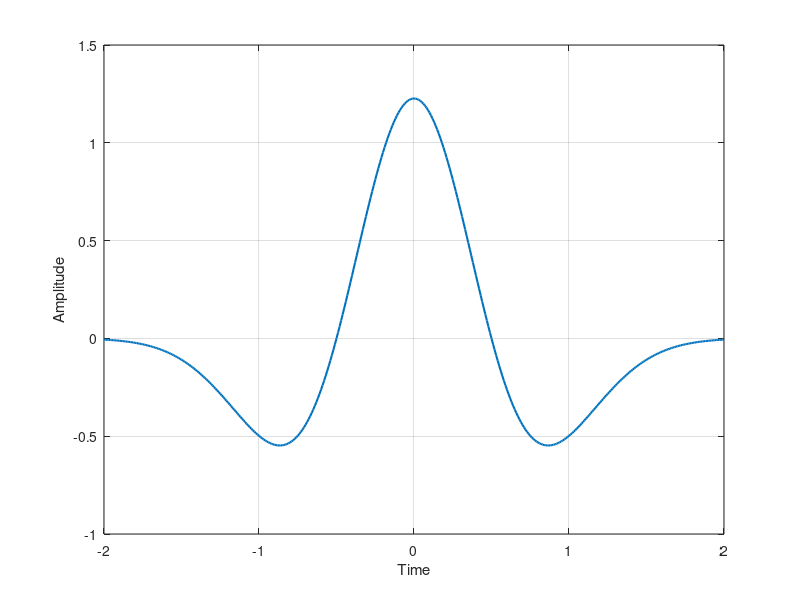

The MATLAB source for this figure:
%% *Digital Filters*
%% Clear the workspace
close all;
clear;
clc;
%% Why do we need filters?
% STFT is a powerful tool for analyzing non-stationary signals. However, it
% is not always the best tool for the job. STFT has two main drawbacks:
% # The choice of the window length is not obvious. If the window is too
% short, the resolution in the frequency domain is poor(It won't detect any
% special pattern). If the window is too long, the resolution in the time
% domain is poor(It won't distinguish between different events in time).
% # The STFT has the term complex exponential in it. This terms is a priodic
% function and time unlimited. However, in real life signals, we are interested
% in the signal only for a finite time interval. This property of STFT causes
% the spectrum of time limited signals to be unbounded in a wide range of
% frequencies.
%
% This two drawbacks leads to the need of a new tool for analyzing
% non-stationary signals. We should use different window lengths for
% different parts of the signal. We should also use a time limited basis
% function instead of the complex exponential. This is where the wavelet
% transform comes in.
%
%% Replacement of frequency domain
% According to the second drawback of STFT, we need to use a time limited
% basis function instead of the complex exponential. This means that the new
% basis function is not periodic which means that we can't use the
% frequency domain to analyze the signal(Because the frequency domain is
% based on the complex exponential and periodicity).
% We should analyze what interesting features are captured by the complex
% exponential. The complex exponential is a basis function for the
% frequency domain. If thee signal is periodic with the frequency of
% $f_0$, then the complex exponential will have a peak at $f_0$. the second
% harmonic will have a peak at $2f_0$ and so on. The relations between
% different harmonics is the concept that we should capture in the new
% basis function.
%
% Warping the time axis is the key to capture the relations between
% different harmonics. The new basis function should be a time limited
% function that is warped in time. For example if we replace $t$ with
% $2t$ in the original signal $x(t)$, then the second harmoinc will be
% captured in the new signal.
%
% We claim that the main characteristic of harmonic frequencies can be drawn
% from a more general concept that we call "scale". The interesting part is that
% unlike frequency that is defined only for periodic signals, scale is equally
% applicable to nonperiodic signals. This proves that we have found a new
% concept, i.e., scale, to replace frequency.
% Using scale as a variable, the new transform, which will be based on
% time-limited basis function, can be meaningfully applied to both
% time-unlimited and time-limited signals.
%
%% One-dimensional Continuous Wavelet Transform
% The one-dimensional continuous wavelet transform (CWT) of a signal $x(t)$
% is defined as:
%
% $$W_{\Psi, X}(a,b)=\frac{1}{\sqrt{|a|}}\int_{-\infty}^{\infty}x(t)\Psi^*\left(\frac{t-b}{a}\right)dt,a\neq0$$
%
% where $a$ is the scale parameter, $b$ is the translation parameter, and
% $\Psi^*(t)$ is the complex conjugate of the mother wavelet $\Psi(t)$.
%
% A closer look at the definition of the mother wavelet tells that this function
% must be limited in duration and therefore looks like a decaying small wave.
% This is why we call this transform the wavelet transform.
%
% The synthesis equation is:
%
% $$x(t)=\frac{C^{-1}_{\Psi}}{a^2}\int_{-\infty}^{\infty}\int_{-\infty}^{\infty}W_{\Psi, X}(a,b)\Psi\left(\frac{t-b}{a}\right)dadb$$
%
% where $C^{-1}_{\Psi}$ is a constant whose value depends on the exact choice
% of the mother wavelet $\Psi(t)$.
%
% Every choice of the mother wavelet gives a particular CWT, and as a result, we
% are dealing with infinite number of transformations under the same name CWT.
%% Mother wavelets
% the mexican hat wavelet is a good choice for the mother wavelet. It is
% defined as:
%
% $$\Psi(t)=\frac{2}{\sqrt{3a}\pi^{1/4}}\left(1-\frac{t^2}{a^2}\right)e^{-t^2/2a^2}$$
%
% The mexican hat wavelet is also known as the Ricker wavelet.
%
% The waveform of the mexican hat wavelet is shown below:
t = -2:0.01:2;
a = 0.5;
Psi = (2 / (sqrt(3 * a) * pi ^ (1/4))) * (1 - (t .^ 2 / a ^ 2)) ...
    .* exp(-t .^ 2 / (2 * a ^ 2));
figure('Name', 'Mexican Hat Wavelet');
plot(t, Psi, 'LineWidth', 1.5);
xlabel('Time');
ylabel('Amplitude');
grid on;
